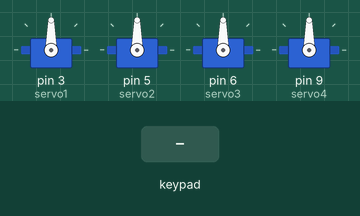
Recording of a sketch running on a simulated Arduino Uno, built with avr-gcc and run on an emulated ATmega328P. Shown: 4 × servo. Inputs (shaded band) come from the test bench.

Above: at 1.2 s.
1.3 s: key 'U' pressed
At 2.5 s:
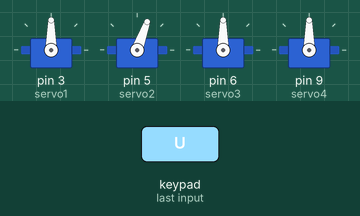
3.1 s: key 'L' pressed
At 4.3 s:
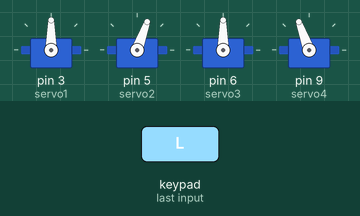
5.0 s: key 'D' pressed
At 6.5 s:
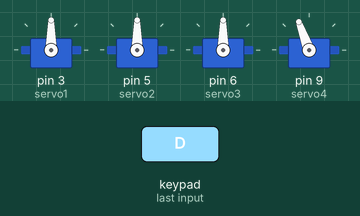
6.8 s: key 'D' pressed
At 8.4 s:
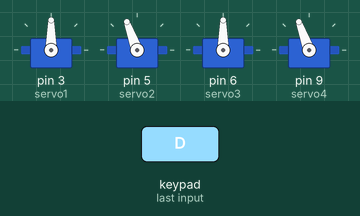
8.7 s: key 'R' pressed
At 9.6 s:
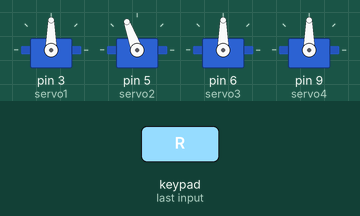
10.5 s: key 'R' pressed
At 11.9 s:
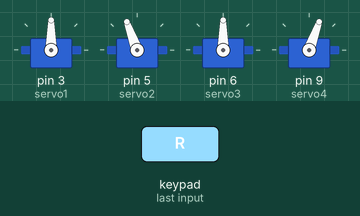
Timing chart, 0 to 13.3 s (numbered marks = the images above; inputs shaded):
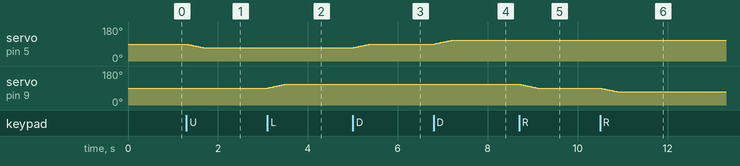

Measured:
- after the input at 1.3 s, servo on pin 5 (servo2): moves from 90° to 70° over 0.39 s, starting at once
- after the input at 3.1 s, servo on pin 9 (servo4): moves from 90° to 110° over 0.39 s, starting at once
- after the input at 5.0 s, servo on pin 5 (servo2): moves from 70° to 90° over 0.39 s, starting at once
- after the input at 6.8 s, servo on pin 5 (servo2): moves from 90° to 110° over 0.39 s, starting at once
- after the input at 8.7 s, servo on pin 9 (servo4): moves from 110° to 90° over 0.39 s, starting at once
- after the input at 10.5 s, servo on pin 9 (servo4): moves from 90° to 70° over 0.39 s, starting at once

The sketch:

Wireless_Robot.ino
```cpp
#include <PS2X_lib.h>
#include <Servo.h>


PS2X ps2x; // create PS2 Controller Class
Servo servo1, servo2, servo3, servo4;

int x = 90, y = 90, z = 90, w = 90;


void setup() {
ps2x.config_gamepad(12,10,8,11, false, false);
servo1.attach(3);
servo2.attach(5);
servo3.attach(6);
servo4.attach(9);
}

void loop() {

 ps2x.read_gamepad();

 //Controlling the base
if (ps2x.Button(PSB_R1))
{
  x--;
  if (x < 30) x = 30;
  servo1.write(x);
}

if (ps2x.Button(PSB_L1))
{
  x++;
  if (x > 150) x = 150;
  servo1.write(x);
}


 //Controlling the vertical motions
if (ps2x.Button(PSB_PAD_UP))
 {
    y--;
    if (y < 30) y = 30;
    servo2.write(y);
 }

if (ps2x.Button(PSB_PAD_DOWN))
 {
    y++;
    if (y > 150) y = 160;
    servo2.write(y);
 }


// Controlling the Gripper
 if (ps2x.Button(PSB_R2) )
{
 //if (z > 70 || z < 140);
  z++;
  if (z > 140) z = 140;
  if (z < 70) z = 70;
  servo3.write(z);
}

if (ps2x.Button(PSB_L2))
{
  z--;
  if (z < 70) z = 70;
  if (z > 140) z = 140;
  servo3.write(z);
  }


//Controlling the Horizontal Motion
if (ps2x.Button(PSB_PAD_LEFT))
  {
    w++;
    if (w > 150) w = 150;
    servo4.write(w);
  }

if (ps2x.Button(PSB_PAD_RIGHT))
  {
    w--;
    if (w < 30) w = 30;
    servo4.write(w);
  }

 /////////////////////////////////////////
 delay(20);
}
```
